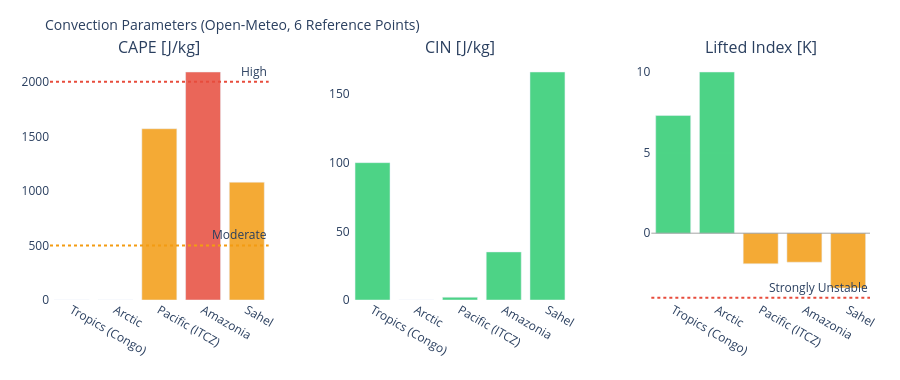

Notebook code for this chart:
### Markdown cell above
---
## 3. Visualizations

### Code cell
# ============================================================
# CAPE / CIN / LIFTED INDEX – Convection potential
# ============================================================

if not df_atm.empty:
    fig = make_subplots(
        rows=1, cols=3,
        subplot_titles=['CAPE [J/kg]', 'CIN [J/kg]', 'Lifted Index [K]'],
        horizontal_spacing=0.1
    )
    pts = df_atm['point'].tolist()
    pt_colors = ['#E85D24','#185FA5','#888780','#378ADD','#639922','#F2A623']

    # CAPE – höher = mehr Gewitterpotential
    cape_vals = df_atm['cape'].fillna(0).tolist()
    cape_colors = ['#e74c3c' if v > 2000 else '#f39c12' if v > 500 else '#2ecc71'
                   for v in cape_vals]
    fig.add_trace(go.Bar(x=pts, y=cape_vals, marker_color=cape_colors,
                         opacity=0.85, showlegend=False), row=1, col=1)
    fig.add_hline(y=2000, line_dash='dot', line_color='#e74c3c',
                  annotation_text='High', row=1, col=1)
    fig.add_hline(y=500,  line_dash='dot', line_color='#f39c12',
                  annotation_text='Moderate', row=1, col=1)

    # CIN – negativer = stärker gedeckelt (weniger Auslöse)
    cin_vals = df_atm['cin'].fillna(0).tolist()
    cin_colors = ['#e74c3c' if v < -200 else '#f39c12' if v < -50 else '#2ecc71'
                  for v in cin_vals]
    fig.add_trace(go.Bar(x=pts, y=cin_vals, marker_color=cin_colors,
                         opacity=0.85, showlegend=False), row=1, col=2)

    # Lifted Index – negativ = instabil
    li_vals = df_atm['li'].fillna(0).tolist()
    li_colors = ['#e74c3c' if v < -4 else '#f39c12' if v < 0 else '#2ecc71'
                 for v in li_vals]
    fig.add_trace(go.Bar(x=pts, y=li_vals, marker_color=li_colors,
                         opacity=0.85, showlegend=False), row=1, col=3)
    fig.add_hline(y=0, line_color='gray', line_width=0.7, row=1, col=3)
    fig.add_hline(y=-4, line_dash='dot', line_color='#e74c3c',
                  annotation_text='Strongly Unstable', row=1, col=3)

    fig.update_layout(
        title=dict(text='Convection Parameters (Open-Meteo, 6 Reference Points)', font=dict(size=14)),
        height=380, plot_bgcolor='rgba(0,0,0,0)', paper_bgcolor='rgba(0,0,0,0)',
        margin=dict(l=50, r=30, t=60, b=80)
    )
    fig.update_xaxes(tickangle=30)
    fig.show()

### Figure 1 — Plotly figure (JSON) as saved in the notebook; plotly's stock layout.template omitted (floating-point values rounded to 4 significant figures)
{"data": [{"marker": {"color": ["#2ecc71", "#2ecc71", "#f39c12", "#e74c3c", "#f39c12"]}, "opacity": 0.85, "showlegend": false, "type": "bar", "x": ["Tropics (Congo)", "Arctic", "Pacific (ITCZ)", "Amazonia", "Sahel"], "xaxis": "x", "y": [0.0, 0.0, 1570.0, 2090.0, 1080.0], "yaxis": "y"}, {"marker": {"color": ["#2ecc71", "#2ecc71", "#2ecc71", "#2ecc71", "#2ecc71"]}, "opacity": 0.85, "showlegend": false, "type": "bar", "x": ["Tropics (Congo)", "Arctic", "Pacific (ITCZ)", "Amazonia", "Sahel"], "xaxis": "x2", "y": [100.0, 0.0, 2.0, 35.0, 166.0], "yaxis": "y2"}, {"marker": {"color": ["#2ecc71", "#2ecc71", "#f39c12", "#f39c12", "#f39c12"]}, "opacity": 0.85, "showlegend": false, "type": "bar", "x": ["Tropics (Congo)", "Arctic", "Pacific (ITCZ)", "Amazonia", "Sahel"], "xaxis": "x3", "y": [7.3, 10.0, -1.9, -1.8, -3.4], "yaxis": "y3"}], "layout": {"annotations": [{"font": {"size": 16}, "showarrow": false, "text": "CAPE [J/kg]", "x": 0.1333, "xanchor": "center", "xref": "paper", "y": 1.0, "yanchor": "bottom", "yref": "paper"}, {"font": {"size": 16}, "showarrow": false, "text": "CIN [J/kg]", "x": 0.5, "xanchor": "center", "xref": "paper", "y": 1.0, "yanchor": "bottom", "yref": "paper"}, {"font": {"size": 16}, "showarrow": false, "text": "Lifted Index [K]", "x": 0.8667, "xanchor": "center", "xref": "paper", "y": 1.0, "yanchor": "bottom", "yref": "paper"}, {"showarrow": false, "text": "High", "x": 1, "xanchor": "right", "xref": "x domain", "y": 2000, "yanchor": "bottom", "yref": "y"}, {"showarrow": false, "text": "Moderate", "x": 1, "xanchor": "right", "xref": "x domain", "y": 500, "yanchor": "bottom", "yref": "y"}, {"showarrow": false, "text": "Strongly Unstable", "x": 1, "xanchor": "right", "xref": "x3 domain", "y": -4, "yanchor": "bottom", "yref": "y3"}], "height": 380, "margin": {"b": 80, "l": 50, "r": 30, "t": 60}, "paper_bgcolor": "rgba(0,0,0,0)", "plot_bgcolor": "rgba(0,0,0,0)", "shapes": [{"line": {"color": "#e74c3c", "dash": "dot"}, "type": "line", "x0": 0, "x1": 1, "xref": "x domain", "y0": 2000, "y1": 2000, "yref": "y"}, {"line": {"color": "#f39c12", "dash": "dot"}, "type": "line", "x0": 0, "x1": 1, "xref": "x domain", "y0": 500, "y1": 500, "yref": "y"}, {"line": {"color": "gray", "width": 0.7}, "type": "line", "x0": 0, "x1": 1, "xref": "x3 domain", "y0": 0, "y1": 0, "yref": "y3"}, {"line": {"color": "#e74c3c", "dash": "dot"}, "type": "line", "x0": 0, "x1": 1, "xref": "x3 domain", "y0": -4, "y1": -4, "yref": "y3"}], "title": {"font": {"size": 14}, "text": "Convection Parameters (Open-Meteo, 6 Reference Points)"}, "xaxis": {"anchor": "y", "domain": [0.0, 0.2667], "tickangle": 30}, "xaxis2": {"anchor": "y2", "domain": [0.3667, 0.6333], "tickangle": 30}, "xaxis3": {"anchor": "y3", "domain": [0.7333, 1.0], "tickangle": 30}, "yaxis": {"anchor": "x", "domain": [0.0, 1.0]}, "yaxis2": {"anchor": "x2", "domain": [0.0, 1.0]}, "yaxis3": {"anchor": "x3", "domain": [0.0, 1.0]}}}
